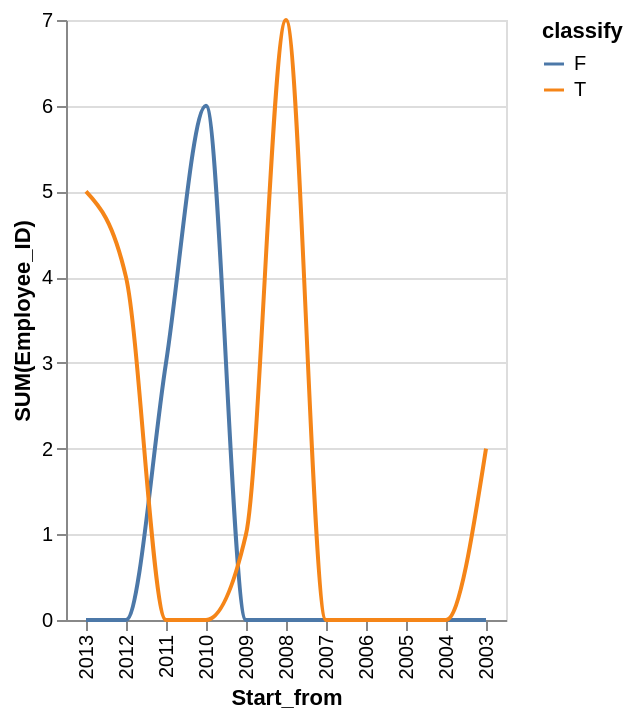

Write the Vega-Lite specification saved for this chart.
### Vega-Lite specification from a JSON file in a GitHub repository (floating-point values rounded to 4 significant figures)
{"data": {"values": [{"x_data": "2013", "y_data": 0, "classify": "F"}, {"x_data": "2012", "y_data": 0, "classify": "F"}, {"x_data": "2011", "y_data": 3, "classify": "F"}, {"x_data": "2010", "y_data": 6, "classify": "F"}, {"x_data": "2009", "y_data": 0, "classify": "F"}, {"x_data": "2008", "y_data": 0, "classify": "F"}, {"x_data": "2007", "y_data": 0, "classify": "F"}, {"x_data": "2006", "y_data": 0, "classify": "F"}, {"x_data": "2005", "y_data": 0, "classify": "F"}, {"x_data": "2004", "y_data": 0, "classify": "F"}, {"x_data": "2003", "y_data": 0, "classify": "F"}, {"x_data": "2013", "y_data": 5, "classify": "T"}, {"x_data": "2012", "y_data": 4, "classify": "T"}, {"x_data": "2011", "y_data": 0, "classify": "T"}, {"x_data": "2010", "y_data": 0, "classify": "T"}, {"x_data": "2009", "y_data": 1, "classify": "T"}, {"x_data": "2008", "y_data": 7, "classify": "T"}, {"x_data": "2007", "y_data": 0, "classify": "T"}, {"x_data": "2006", "y_data": 0, "classify": "T"}, {"x_data": "2005", "y_data": 0, "classify": "T"}, {"x_data": "2004", "y_data": 0, "classify": "T"}, {"x_data": "2003", "y_data": 2, "classify": "T"}]}, "mark": {"type": "line", "interpolate": "monotone"}, "encoding": {"x": {"field": "x_data", "type": "nominal", "title": "Start_from", "sort": "descending"}, "y": {"field": "y_data", "type": "quantitative", "title": "SUM(Employee_ID)"}, "color": {"field": "classify"}}}
